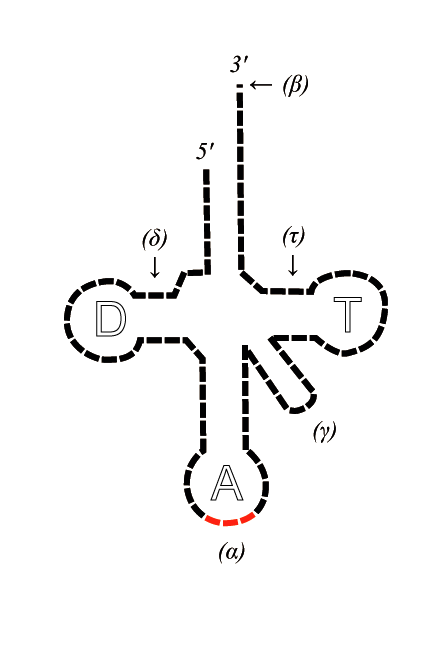
%> input picture matlab/img/trna.png, 448 x 658 px
$ octave gcEvolution.m   (GNU Octave 9; MATLAB toolbox functions it lacks are replaced by stand-ins)
%> lines starting %> are read from the running program, lines starting %| are printed output that depends on the picture
### matlab/codingDifferences.m
%% Coding Differences
% This prints out the differences between the codes, specified by
% aTitle and bTitle.
% Whenever a codon codes for a different amino acid, it adds a field to
% the returned structure with the name of the codon.  This contains the
% amino acid coded by code A followed by the one coded by code B.
% e.g.
%   ATA: {'I'  'M'} is a difference between the standard and the yeast
%   mitochondrial genetic codes.
% It also adds entries for both start codons, StartsA and StartsB.
function differences = codingDifferences( aTitle, bTitle )
    codeA = geneticcode( aTitle );
    codeB = geneticcode( bTitle );
    [codons codonCount] = lookupTable( 'codons' );
    differences = struct();
    for c = 1 : codonCount
        codon = codons{c};
        aaA = codeA.(codon); aaB = codeB.(codon);
        if aaA ~= aaB
            differences.(codon) = { aaA, aaB };
        end
    end

    differences.StartsA = codeA.Starts;
    differences.StartsB = codeB.Starts;

    disp( ['Coding differences between ' aTitle ' and ' bTitle ' genetic codes.'] );
    disp( differences );

### matlab/gcEvolution.m
%% The Evolution of the Genetic Code
%

%% How is DNA translated?
%
% There are many steps required to translate DNA into a protein.  The first
% is to transcribe the target section of DNA into a strand of messenger RNA
% (mRNA).  Without this step, all protein creation would need to take place
% around the DNA, which would result in over-crowding and a severe loss of
% efficiency in the cell.  The ability to create multiple copies of
% particular sections of DNA also allows for control over the quantities of
% proteins produced, depending upon the current requirements.
%
% The next step is to translate the mRNA into a strand of amino acids.
% Translating a sequence of codons (3 nucelotides) into a sequence of amino
% acids requires some sort of language, otherwise the sequences would make
% no sense.  This language is defined by strands of transfer RNA (tRNA), which are
% themselves a part of the DNA.  tRNA is a non-coding RNA that functions without
% translation into a protein.
%
% Transfer RNA is a short chain, usually less than 100 bases long.  It
% forms a 'clover leaf' shape due to the bonding between short streches of
% complementary bases.  This then folds to form an 'L' shaped structure,
% with the _anticodon_ at one end and an _acceptor stem_ at the other.  The
% acceptor stem binds to the amino acid that is to be coded and the
% anticodon is the reverse complement of the codon that is matches.  For
% example, the codon 'GCA' is matched by anticodon 'TGC' and codes for the
% amino acid Cysteine.
%
% There is a lot more detail to this process that help to explain issues
% such as how only 20 tRNAs can match 64 codons.  This will be covered
% in later sections.
%
figTrna = imread( 'img/trna.png' );
%> figTrna is the input picture: size 658x448x3 uint8; mean R, G, B 246.8, 246.6, 246.5
fig = figure; image( figTrna );
axis off;
title( 'A tRNA Schematic (wikipedia.org)' );
annotation( fig,'textarrow',[0.35 0.4853],[0.2404 0.2659],...
    'String',{'Anticodon'} );
annotation( fig,'textarrow',[0.4265 0.5397],[0.8342 0.8051],...
    'String',{'Acceptor Stem'} );
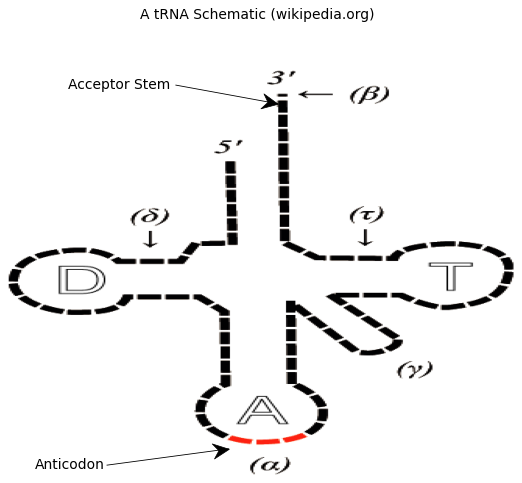
%> figure redrawn from the program's plot data, 2 panels

figTrna3d = imread( 'img/3d_TRNA.png' );
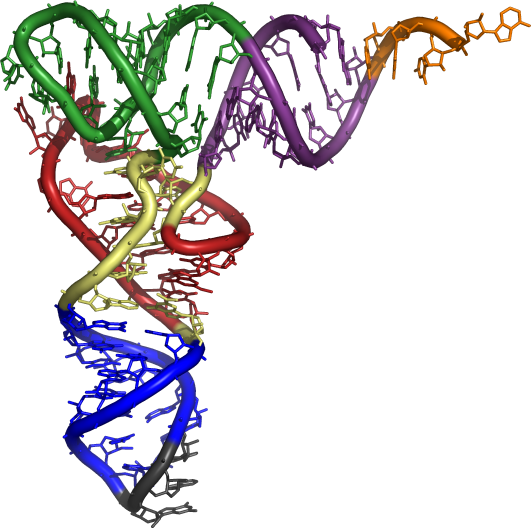
%> input picture matlab/img/3d_tRNA.png, 1061 x 1056 px (shown at 1/2 size)
%> figTrna3d is the input picture: size 1056x1061x3 uint8; mean R, G, B 220, 217.6, 218.9
fig = figure; image( figTrna3d );
axis off;
title( {'3D Structure of tRNA (wikipedia.org)'} );
annotation( fig,'textarrow',[0.6643 0.6179],[0.5714 0.6857],...
    'String',{'Acceptor Stem'} );
annotation( fig,'textarrow',[0.5375 0.3929],[0.1952 0.2024],...
    'String',{'Anticodon'} );
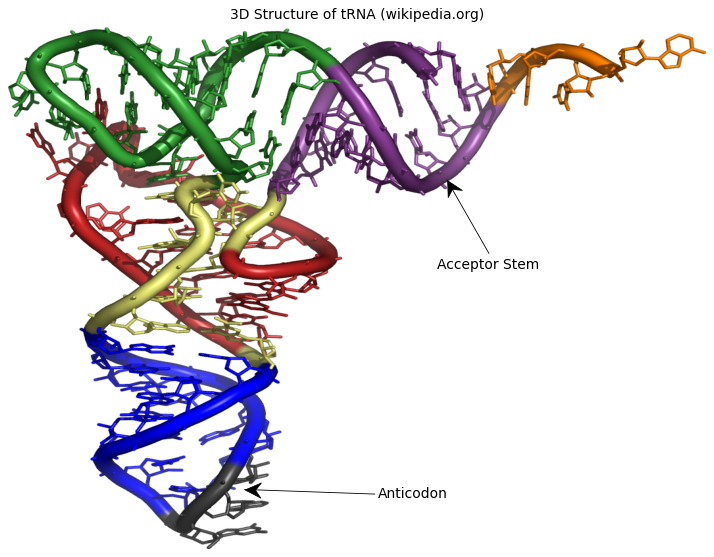
%> figure redrawn from the program's plot data, 2 panels


%% The Genetic Codes
%
% Although the standard genetic code is often referred to as 'universal', there are
% in fact a number of variations.  The bacterial and plant plastid code is
% actually the same as the standard code, except that it uses four extra
% start codons.  There is greater difference with the Yeast Mitochondrial
% code, which differs at six codons, as well as in the starts.
%
% The following function displays the differences between the specified
% pair of genetic codes, in this case the previous examples are shown.
%
codingDifferences( 'Standard', 'Bacterial' );
%> the run ends on the next line
